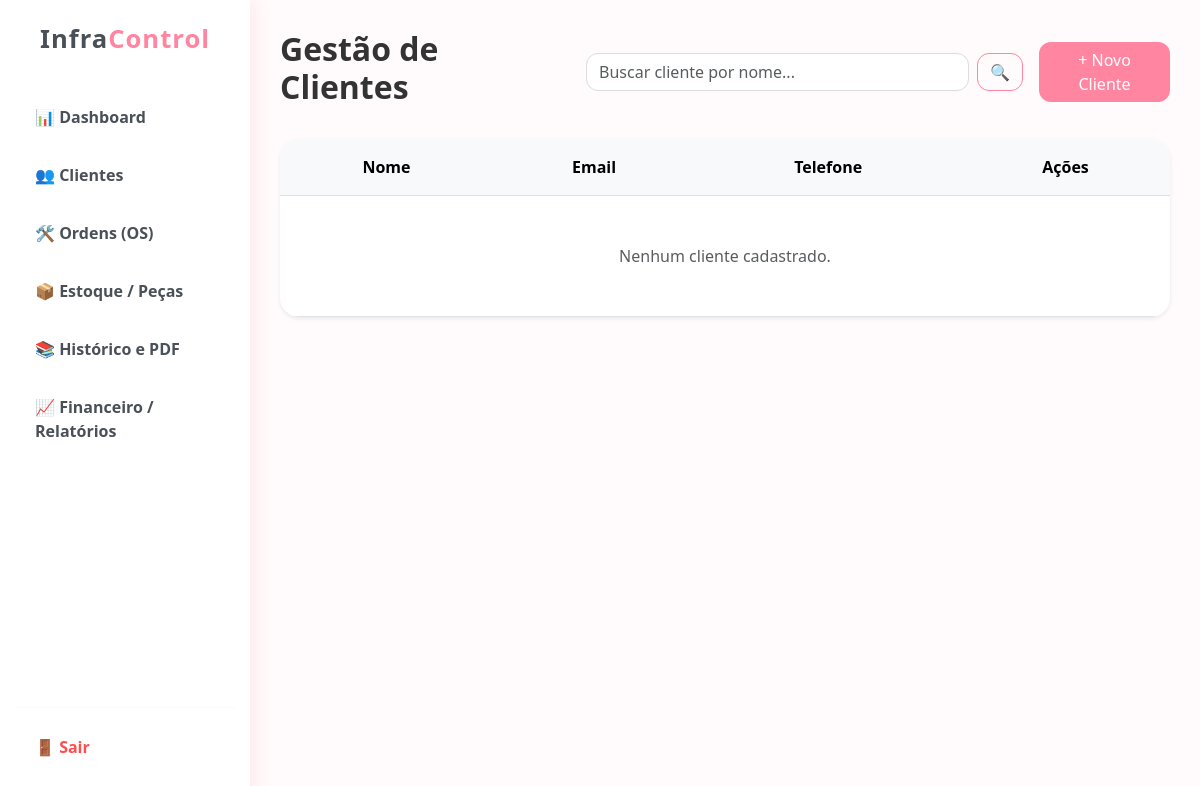
Before: /clientes (signed in) with the older database file.
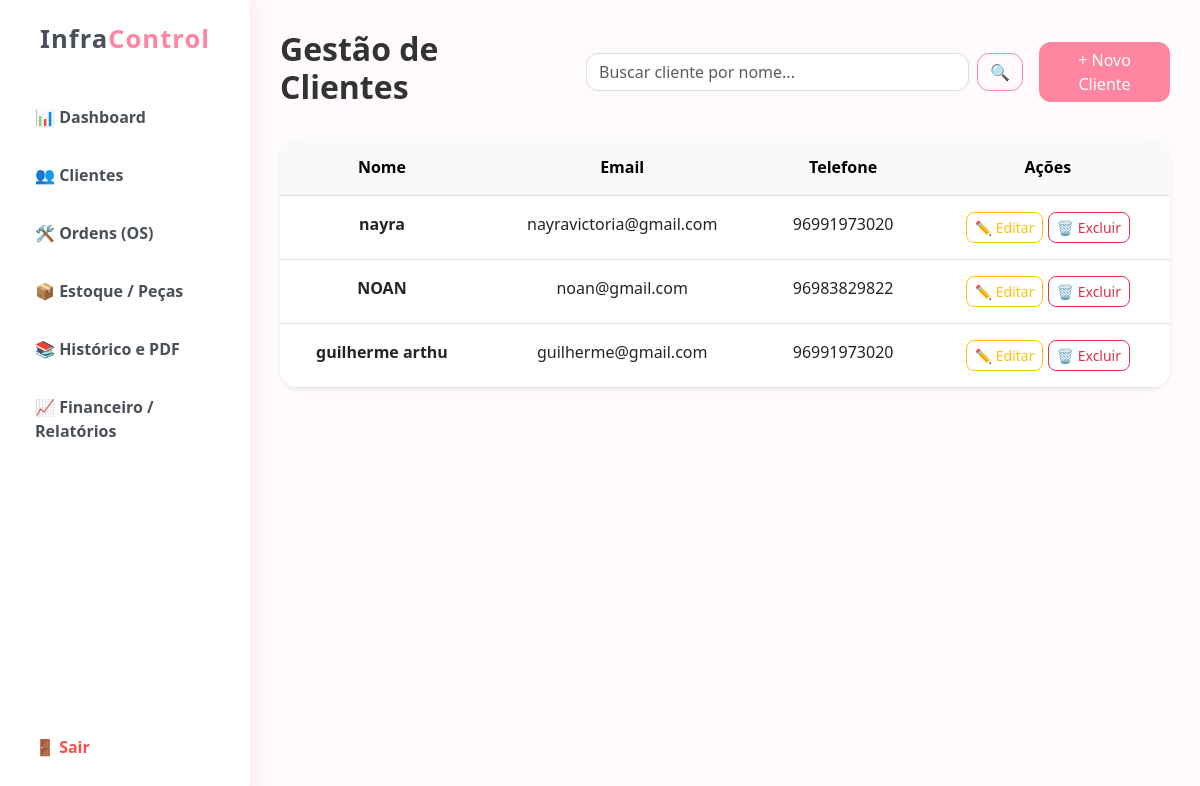
After: the same page with the newer database file.
### models.py (models this page shows)
class Cliente(db.Model):
    id = db.Column(db.Integer, primary_key=True)
    nome = db.Column(db.String(100), nullable=False)
    email = db.Column(db.String(100))
    telefone = db.Column(db.String(20))
    ordens = db.relationship('OrdemServico', backref='cliente', lazy=True)

### app.py (the view)
@app.route('/clientes', methods=['GET', 'POST'])
@login_required
def clientes():
    if request.method == 'POST':
        db.session.add(Cliente(nome=request.form['nome'], email=request.form['email'], telefone=request.form['telefone'])); db.session.commit(); flash('Cadastrado!', 'success'); return redirect(url_for('clientes'))
    search = request.args.get('search')
    lista = Cliente.query.filter(Cliente.nome.ilike(f'%{search}%')).all() if search else Cliente.query.all()
    return render_template('clientes.html', clientes=lista, search=search)

### app.py (called while the page is built)
@login_manager.user_loader
def load_user(user_id): return User.query.get(int(user_id))

### templates/clientes.html (shortened to what this page needs)
{% extends "base.html" %}
{% block content %}
<div class="d-flex justify-content-between align-items-center mb-4">
    <h2 style="font-weight: 700; color: #333;">Gestão de Clientes</h2>
    <form class="d-flex w-50 mx-3" method="GET" action="{{ url_for('clientes') }}">
        <input class="form-control me-2" type="search" name="search" placeholder="Buscar cliente por nome..." value="{{ search or '' }}" style="border-radius: 12px; border: 1px solid #ddd;">
        <button class="btn btn-outline-primary" type="submit" style="border-radius: 12px;">🔍</button>
    </form>
    <button class="btn btn-primary" style="background: var(--primary); border: none; border-radius: 12px;" data-bs-toggle="modal" data-bs-target="#addClient">
        + Novo Cliente
    </button>
</div>
<div class="card border-0 shadow-sm" style="border-radius: 20px; overflow: hidden;">
    <table class="table table-hover m-0 text-center">
        <thead class="table-light">
            <tr>
                <th class="p-3">Nome</th>
                <th class="p-3">Email</th>
                <th class="p-3">Telefone</th>
                <th class="p-3">Ações</th>
            </tr>
        </thead>
        <tbody>
            {% for c in clientes %}
            <tr>
                <td class="p-3"><strong>{{ c.nome }}</strong></td>
                <td class="p-3">{{ c.email }}</td>
                <td class="p-3">{{ c.telefone }}</td>
                <td class="p-3">
                    <a href="{{ url_for('editar_cliente', id=c.id) }}" class="btn btn-sm btn-outline-warning" style="border-radius: 8px;">✏️ Editar</a>
                    <a href="{{ url_for('excluir_cliente', id=c.id) }}" class="btn btn-sm btn-outline-danger" style="border-radius: 8px;" onclick="return confirm('Excluir este cliente?')">🗑️ Excluir</a>
                </td>
            </tr>
            {% else %}
            <tr><td colspan="4" class="p-5 text-muted">
                {% if search %} Nenhum cliente encontrado com "{{ search }}". {% else %} Nenhum cliente cadastrado. {% endif %}
            </td></tr>
            {% endfor %}
        </tbody>
    </table>
</div>
{% endblock %}

Changed rows visible on the page:
added Cliente: nome "nayra", email "nayravictoria@gmail.com", telefone "96991973020"
added Cliente: nome "NOAN", email "noan@gmail.com", telefone "96983829822"
added Cliente: nome "guilherme arthu", email "guilherme@gmail.com", telefone "96991973020"
Other visible differences:
text no longer shown: "Nenhum cliente cadastrado."
